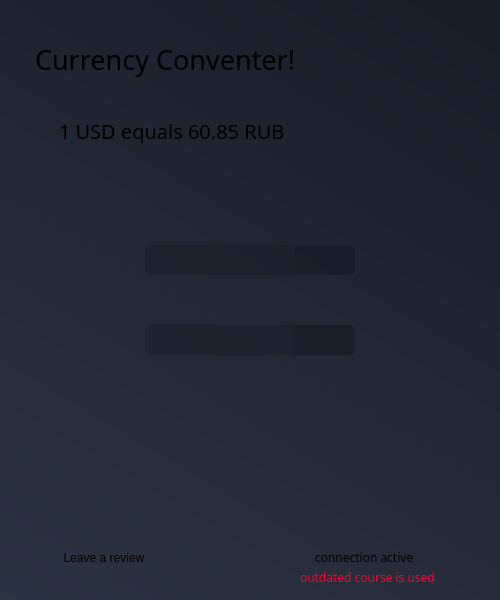
<?xml version="1.0" encoding="UTF-8"?>
<ui version="4.0">
 <class>CurrencyConventer</class>
 <widget class="QMainWindow" name="CurrencyConventer">
  <property name="enabled">
   <bool>true</bool>
  </property>
  <property name="geometry">
   <rect>
    <x>0</x>
    <y>0</y>
    <width>500</width>
    <height>600</height>
   </rect>
  </property>
  <property name="font">
   <font>
    <family>quicksand</family>
    <pointsize>25</pointsize>
   </font>
  </property>
  <property name="windowTitle">
   <string>Currency Conventer | Version 1.0</string>
  </property>
  <property name="windowIcon">
   <iconset resource="icon.qrc">
    <normaloff>:/icons/icons/main_icon.svg</normaloff>:/icons/icons/main_icon.svg</iconset>
  </property>
  <property name="styleSheet">
   <string notr="true">font-family: &quot;quicksand&quot;;
background-color: qlineargradient(spread:pad, x1:0, y1:2, x2:1, y2:0, stop:0 rgba(57, 66, 83, 1), stop:1 rgba(24, 28, 39, 1))</string>
  </property>
  <property name="windowFilePath">
   <string notr="true"/>
  </property>
  <widget class="QWidget" name="centralwidget">
   <widget class="QLineEdit" name="Currency_Line_Top">
    <property name="geometry">
     <rect>
      <x>145</x>
      <y>245</y>
      <width>150</width>
      <height>30</height>
     </rect>
    </property>
    <property name="styleSheet">
     <string notr="true">background: rgba(24, 28, 39, 0.5);
border: 1px solid rgba(24, 28, 39, 0.5);
border-top-left-radius: 6px;
border-bottom-left-radius: 6px;</string>
    </property>
    <property name="text">
     <string/>
    </property>
   </widget>
   <widget class="QLineEdit" name="Currency_Line_Bottom">
    <property name="geometry">
     <rect>
      <x>145</x>
      <y>325</y>
      <width>150</width>
      <height>30</height>
     </rect>
    </property>
    <property name="styleSheet">
     <string notr="true">background: rgba(24, 28, 39, 0.5);
border: 1px solid rgba(24, 28, 39, 0.5);
border-top-left-radius: 6px;
border-bottom-left-radius: 6px;</string>
    </property>
    <property name="text">
     <string/>
    </property>
   </widget>
   <widget class="QComboBox" name="Currency_Box_Top">
    <property name="geometry">
     <rect>
      <x>295</x>
      <y>245</y>
      <width>60</width>
      <height>30</height>
     </rect>
    </property>
    <property name="styleSheet">
     <string notr="true">QComboBox{
	background: rgba(24, 28, 39, 0.8);
	border: 1px rgba(24, 28, 39, 0.8);
	border-top-right-radius: 6px;
	border-bottom-right-radius: 6px;
}
QComboBox:editable{
	background: rgba(24, 28, 39, 0.8);
}
QComboBox::drop-down{
	border: 1px rgba(24, 28, 39, 0.8);
}
QComboBox::down-arrow {
	image: url(:/icons/icons/expand_more.svg);
	image-size: 60px;
	width: 80px;
	height: 20px;
	margin-right: 7px;
}</string>
    </property>
   </widget>
   <widget class="QComboBox" name="Currency_Box_Bottom">
    <property name="geometry">
     <rect>
      <x>295</x>
      <y>325</y>
      <width>60</width>
      <height>30</height>
     </rect>
    </property>
    <property name="styleSheet">
     <string notr="true">QComboBox{
	background: rgba(24, 28, 39, 0.8);
	border: 1px rgba(24, 28, 39, 0.8);
	border-top-right-radius: 6px;
	border-bottom-right-radius: 6px;
}
QComboBox:editable{
	background: rgba(24, 28, 39, 0.8);
}
QComboBox::drop-down{
	border: 1px rgba(24, 28, 39, 0.8);
}
QComboBox::down-arrow {
	image: url(:/icons/icons/expand_more.svg);
	image-size: 60px;
	width: 80px;
	height: 20px;
	margin-right: 7px;
}</string>
    </property>
   </widget>
   <widget class="QLabel" name="Main_Text">
    <property name="geometry">
     <rect>
      <x>35</x>
      <y>40</y>
      <width>293</width>
      <height>38</height>
     </rect>
    </property>
    <property name="font">
     <font>
      <family>quicksand</family>
      <pointsize>20</pointsize>
     </font>
    </property>
    <property name="styleSheet">
     <string notr="true">background: none;</string>
    </property>
    <property name="text">
     <string>Currency Conventer!</string>
    </property>
   </widget>
   <widget class="QLabel" name="Convert_Text">
    <property name="geometry">
     <rect>
      <x>59</x>
      <y>118</y>
      <width>261</width>
      <height>25</height>
     </rect>
    </property>
    <property name="font">
     <font>
      <family>quicksand</family>
      <pointsize>15</pointsize>
     </font>
    </property>
    <property name="styleSheet">
     <string notr="true">background: none;</string>
    </property>
    <property name="text">
     <string>1 USD equals 60.85 RUB</string>
    </property>
   </widget>
   <widget class="QLabel" name="Review_Image">
    <property name="geometry">
     <rect>
      <x>35</x>
      <y>546</y>
      <width>24</width>
      <height>24</height>
     </rect>
    </property>
    <property name="styleSheet">
     <string notr="true">background: none;</string>
    </property>
    <property name="text">
     <string/>
    </property>
    <property name="pixmap">
     <pixmap resource="icon.qrc">:/icons/icons/mark_chat_unread.svg</pixmap>
    </property>
   </widget>
   <widget class="QPushButton" name="Review_Button">
    <property name="geometry">
     <rect>
      <x>60</x>
      <y>550</y>
      <width>88</width>
      <height>15</height>
     </rect>
    </property>
    <property name="styleSheet">
     <string notr="true">QPushButton{
border: none;
background: none;
}</string>
    </property>
    <property name="text">
     <string>Leave a review</string>
    </property>
   </widget>
   <widget class="QLabel" name="Internet_Status_Image">
    <property name="geometry">
     <rect>
      <x>430</x>
      <y>546</y>
      <width>24</width>
      <height>24</height>
     </rect>
    </property>
    <property name="styleSheet">
     <string notr="true">background: none;</string>
    </property>
    <property name="text">
     <string/>
    </property>
    <property name="pixmap">
     <pixmap resource="icon.qrc">:/icons/icons/wifi_on.svg</pixmap>
    </property>
   </widget>
   <widget class="QLabel" name="Internet_Status">
    <property name="geometry">
     <rect>
      <x>315</x>
      <y>550</y>
      <width>110</width>
      <height>15</height>
     </rect>
    </property>
    <property name="font">
     <font>
      <family>quicksand</family>
      <pointsize>9</pointsize>
      <hintingpreference>PreferDefaultHinting</hintingpreference>
     </font>
    </property>
    <property name="styleSheet">
     <string notr="true">background: none;</string>
    </property>
    <property name="frameShape">
     <enum>QFrame::Shape::NoFrame</enum>
    </property>
    <property name="frameShadow">
     <enum>QFrame::Shadow::Plain</enum>
    </property>
    <property name="text">
     <string>connection active
</string>
    </property>
   </widget>
   <widget class="QLabel" name="Internet_Note">
    <property name="enabled">
     <bool>false</bool>
    </property>
    <property name="geometry">
     <rect>
      <x>300</x>
      <y>570</y>
      <width>141</width>
      <height>15</height>
     </rect>
    </property>
    <property name="font">
     <font>
      <family>quicksand</family>
      <pointsize>9</pointsize>
      <hintingpreference>PreferDefaultHinting</hintingpreference>
     </font>
    </property>
    <property name="styleSheet">
     <string notr="true">background: none;
color: rgba(255,0,51,1);
</string>
    </property>
    <property name="frameShape">
     <enum>QFrame::Shape::NoFrame</enum>
    </property>
    <property name="frameShadow">
     <enum>QFrame::Shadow::Plain</enum>
    </property>
    <property name="text">
     <string>outdated course is used
</string>
    </property>
   </widget>
  </widget>
 </widget>
 <resources>
  <include location="icon.qrc"/>
 </resources>
 <connections/>
</ui>
